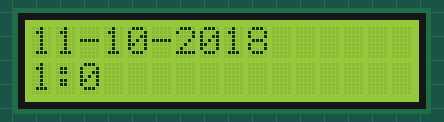
This sketch was run on a simulated Arduino Uno, built with avr-gcc and run on an emulated ATmega328P. Parts: 16×2 character LCD.

Above: at 0.1 s.
At 4.2 s:
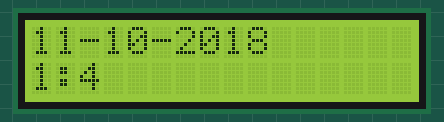
At 9.3 s:
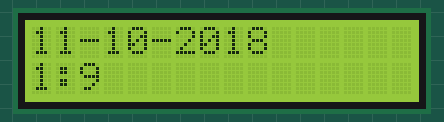
At 19.4 s:
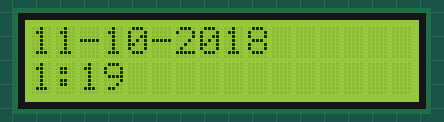
At 28.5 s:
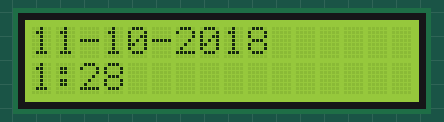
At 38.7 s:
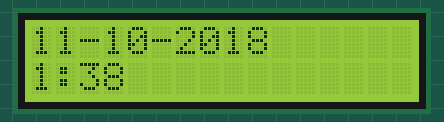

The sketch:

DisplayChange.ino
```cpp
/* I2C LCD 16x2 Arduino Tutorial
 * More info http://www.ardumotive.com/i2clcd(en).html
 * Dev: Michalis Vasilakis Date: 19/11/2016 Ver. 1.0 */

//Libraries
#include <Wire.h>
#include <LiquidCrystal_I2C.h>

LiquidCrystal_I2C lcd(0x3F, 2, 1, 0, 4, 5, 6, 7, 3, POSITIVE);  // Set the LCD I2C address, if it's not working try 0x27.


String dateValue;
int timeHour = 1;
int timeMinute = 0;

void setup(){
  lcd.begin(16,2);   // iInit the LCD for 16 chars 2 lines
  lcd.backlight();   // Turn on the backligt (try lcd.noBaklight() to turn it off)

  dateValue = "11-10-2018";

}

void loop()

{
  String hour = String(timeHour);
  String minute = String(timeMinute);

  lcd.setCursor(0,0); //First line
  lcd.print(dateValue);
  lcd.setCursor(0,1); //Second line


  lcd.print(hour+":"+minute);

  timeMinute +=1;
  delay(1000);
}
```

Measured:
- what the display in image 1 shows lasts 1.0 s, from 4.1 s to 5.1 s
